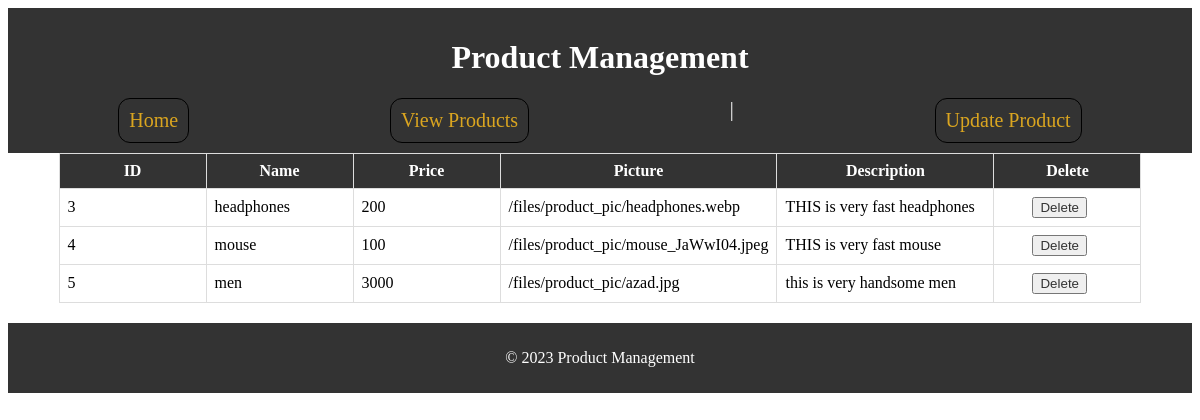
Page /adminpage/view_product/ on the committed database.
### adminn/models.py (models this page shows, shortened)
class ProdcutSubCategory(models.Model):
    price=models.CharField(max_length=150)
    product_pic=models.FileField(upload_to='product_pic',default="sad.png")
    product_model=models.CharField(max_length=150)
    product=models.ForeignKey(Product,on_delete=models.CASCADE)

class Product(models.Model):
    name=models.CharField(max_length=150)

### adminn/views.py (the view)
# urls.py: path('view_product/',view_product,name='view_product'),
def view_product(request):
    u2=ProdcutSubCategory.objects.all()
    return render(request,'view_product.html',{"userdata2":u2})

### adminn/templates/view_product.html (shortened to what this page needs)
<!DOCTYPE html>
<html>
<head>
</head>
<body>
  <header>
    <h1>Product Management</h1>
    <nav>
     <a href="{% url 'admin_index' %}">Home</a>
      <a href="{% url 'view_product' %}">View Products</a> |
      <a href="{% url 'update_product' %}">Update Product</a>
    </nav>
  </header>
  <main>
    <table>
        <thead>
          <tr>
            <th>ID</th>
            <th>Name</th>
            <th>Price</th>
            <th>Picture</th>
            <th class="head">Description</th>
            <th>Delete</th>
          </tr>
        </thead>
        <tbody>
            {% for i in userdata2 %}
            <tr>
                <td>{{i.id}}</td>
                <td>{{i.product.name}}</td>
                <td>{{i.price}}</td>
                <td>{{i.product_pic.url}}</td>
                <td>{{i.product_model}}</td>
                <td><button><a href="{% url 'delete' i.product.id %}">Delete</a></button></td>
            </tr>
            {% endfor %}
        </tbody>
      </table>
  </main>
  <footer>
    <p>&copy; 2023 Product Management</p>
  </footer>
</body>
</html>

### adminn/templates/view_product.html (style rules this page uses)
header, footer { background-color: #333; color: #fff; padding: 10px; text-align: center; }
nav { display: flex; justify-content: space-around; font-size: 20px; }
nav a { border: 1px solid black; color: goldenrod; border-radius: 12px; padding: 10px; text-decoration: none; }
table { margin: auto; border-collapse: collapse; margin-bottom: 20px; }
th, td { border: 1px solid #ddd; padding: 8px; width: 130px; }
th { background-color: #333; color: #fff; }
.head { width: 200px; }
td button,a { text-decoration: none; color: #333; }
td button { margin-left: 30px; }

### rows in the picture
ProdcutSubCategory: id "3", product.name "headphones", price "200", product_pic "/files/product_pic/headphones.webp", product_model "THIS is very fast headphones"
ProdcutSubCategory: id "4", product.name "mouse", price "100", product_pic "/files/product_pic/mouse_JaWwI04.jpeg", product_model "THIS is very fast mouse"
ProdcutSubCategory: id "5", product.name "men", price "3000", product_pic "/files/product_pic/azad.jpg", product_model "this is very handsome men"
